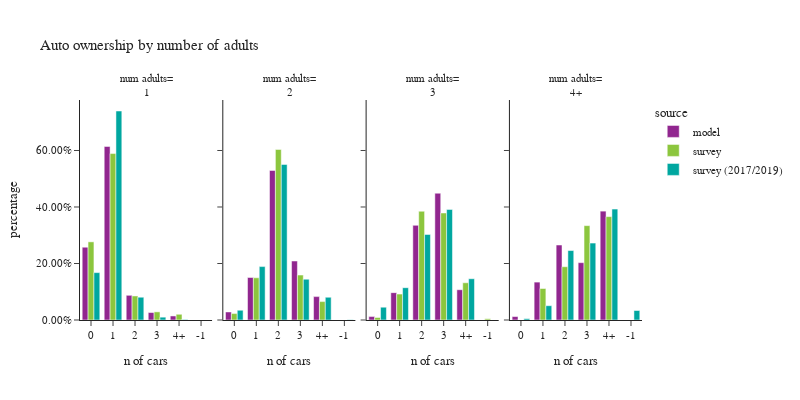

This figure's notebook cell:
### Code cell
plot_auto(hh.loc[hh['num_adults_simple']!="0"],'num_adults_simple','number of adults','num adults')

### Figure 1 — Plotly figure (JSON) as saved in the notebook; plotly's stock layout.template omitted (floating-point values rounded to 4 significant figures)
{"data": [{"alignmentgroup": "True", "customdata": [[135088], [322113], [45834], [13840], [7493]], "hovertemplate": "source=model<br>num_adults_simple=1<br>auto_ownership_simple=%{x}<br>percentage=%{y}<br>sample count=%{customdata[0]}<extra></extra>", "legendgroup": "model", "marker": {"color": "#91268F", "pattern": {"shape": ""}}, "name": "model", "offsetgroup": "model", "orientation": "v", "showlegend": true, "textposition": "auto", "type": "bar", "x": ["0", "1", "2", "3", "4+"], "xaxis": "x", "y": [0.2576, 0.6143, 0.08741, 0.02639, 0.01429], "yaxis": "y"}, {"alignmentgroup": "True", "customdata": [[24354], [128710], [452659], [178550], [70798]], "hovertemplate": "source=model<br>num_adults_simple=2<br>auto_ownership_simple=%{x}<br>percentage=%{y}<br>sample count=%{customdata[0]}<extra></extra>", "legendgroup": "model", "marker": {"color": "#91268F", "pattern": {"shape": ""}}, "name": "model", "offsetgroup": "model", "orientation": "v", "showlegend": false, "textposition": "auto", "type": "bar", "x": ["0", "1", "2", "3", "4+"], "xaxis": "x2", "y": [0.02848, 0.1505, 0.5294, 0.2088, 0.0828], "yaxis": "y2"}, {"alignmentgroup": "True", "customdata": [[2508], [20140], [69646], [93298], [22281]], "hovertemplate": "source=model<br>num_adults_simple=3<br>auto_ownership_simple=%{x}<br>percentage=%{y}<br>sample count=%{customdata[0]}<extra></extra>", "legendgroup": "model", "marker": {"color": "#91268F", "pattern": {"shape": ""}}, "name": "model", "offsetgroup": "model", "orientation": "v", "showlegend": false, "textposition": "auto", "type": "bar", "x": ["0", "1", "2", "3", "4+"], "xaxis": "x3", "y": [0.01207, 0.09689, 0.335, 0.4488, 0.1072], "yaxis": "y3"}, {"alignmentgroup": "True", "customdata": [[1811], [19963], [39495], [30203], [57345]], "hovertemplate": "source=model<br>num_adults_simple=4+<br>auto_ownership_simple=%{x}<br>percentage=%{y}<br>sample count=%{customdata[0]}<extra></extra>", "legendgroup": "model", "marker": {"color": "#91268F", "pattern": {"shape": ""}}, "name": "model", "offsetgroup": "model", "orientation": "v", "showlegend": false, "textposition": "auto", "type": "bar", "x": ["0", "1", "2", "3", "4+"], "xaxis": "x4", "y": [0.01217, 0.1341, 0.2654, 0.203, 0.3853], "yaxis": "y4"}, {"alignmentgroup": "True", "customdata": [[493], [952], [119], [24], [14]], "hovertemplate": "source=survey<br>num_adults_simple=1<br>auto_ownership_simple=%{x}<br>percentage=%{y}<br>sample count=%{customdata[0]}<extra></extra>", "legendgroup": "survey", "marker": {"color": "#8CC63E", "pattern": {"shape": ""}}, "name": "survey", "offsetgroup": "survey", "orientation": "v", "showlegend": true, "textposition": "auto", "type": "bar", "x": ["0", "1", "2", "3", "4+"], "xaxis": "x", "y": [0.2766, 0.5892, 0.08513, 0.02883, 0.02028], "yaxis": "y"}, {"alignmentgroup": "True", "customdata": [[77], [580], [823], [157], [56]], "hovertemplate": "source=survey<br>num_adults_simple=2<br>auto_ownership_simple=%{x}<br>percentage=%{y}<br>sample count=%{customdata[0]}<extra></extra>", "legendgroup": "survey", "marker": {"color": "#8CC63E", "pattern": {"shape": ""}}, "name": "survey", "offsetgroup": "survey", "orientation": "v", "showlegend": false, "textposition": "auto", "type": "bar", "x": ["0", "1", "2", "3", "4+"], "xaxis": "x2", "y": [0.02275, 0.1494, 0.6037, 0.159, 0.06511], "yaxis": "y2"}, {"alignmentgroup": "True", "customdata": [[1], [2], [35], [75], [62], [23]], "hovertemplate": "source=survey<br>num_adults_simple=3<br>auto_ownership_simple=%{x}<br>percentage=%{y}<br>sample count=%{customdata[0]}<extra></extra>", "legendgroup": "survey", "marker": {"color": "#8CC63E", "pattern": {"shape": ""}}, "name": "survey", "offsetgroup": "survey", "orientation": "v", "showlegend": false, "textposition": "auto", "type": "bar", "x": ["-1", "0", "1", "2", "3", "4+"], "xaxis": "x3", "y": [0.004068, 0.008724, 0.09163, 0.385, 0.3788, 0.1318], "yaxis": "y3"}, {"alignmentgroup": "True", "customdata": [[9], [17], [25], [25]], "hovertemplate": "source=survey<br>num_adults_simple=4+<br>auto_ownership_simple=%{x}<br>percentage=%{y}<br>sample count=%{customdata[0]}<extra></extra>", "legendgroup": "survey", "marker": {"color": "#8CC63E", "pattern": {"shape": ""}}, "name": "survey", "offsetgroup": "survey", "orientation": "v", "showlegend": false, "textposition": "auto", "type": "bar", "x": ["1", "2", "3", "4+"], "xaxis": "x4", "y": [0.1115, 0.1886, 0.334, 0.3659], "yaxis": "y4"}, {"alignmentgroup": "True", "customdata": [[781], [1653], [132], [22], [5]], "hovertemplate": "source=survey (2017/2019)<br>num_adults_simple=1<br>auto_ownership_simple=%{x}<br>percentage=%{y}<br>sample count=%{customdata[0]}<extra></extra>", "legendgroup": "survey (2017/2019)", "marker": {"color": "#00A7A0", "pattern": {"shape": ""}}, "name": "survey (2017/2019)", "offsetgroup": "survey (2017/2019)", "orientation": "v", "showlegend": true, "textposition": "auto", "type": "bar", "x": ["0", "1", "2", "3", "4+"], "xaxis": "x", "y": [0.1677, 0.7398, 0.08064, 0.01, 0.001862], "yaxis": "y"}, {"alignmentgroup": "True", "customdata": [[2], [272], [1245], [1394], [217], [90]], "hovertemplate": "source=survey (2017/2019)<br>num_adults_simple=2<br>auto_ownership_simple=%{x}<br>percentage=%{y}<br>sample count=%{customdata[0]}<extra></extra>", "legendgroup": "survey (2017/2019)", "marker": {"color": "#00A7A0", "pattern": {"shape": ""}}, "name": "survey (2017/2019)", "offsetgroup": "survey (2017/2019)", "orientation": "v", "showlegend": false, "textposition": "auto", "type": "bar", "x": ["-1", "0", "1", "2", "3", "4+"], "xaxis": "x2", "y": [0.0008792, 0.03454, 0.1891, 0.5506, 0.1444, 0.08052], "yaxis": "y2"}, {"alignmentgroup": "True", "customdata": [[20], [51], [105], [90], [27]], "hovertemplate": "source=survey (2017/2019)<br>num_adults_simple=3<br>auto_ownership_simple=%{x}<br>percentage=%{y}<br>sample count=%{customdata[0]}<extra></extra>", "legendgroup": "survey (2017/2019)", "marker": {"color": "#00A7A0", "pattern": {"shape": ""}}, "name": "survey (2017/2019)", "offsetgroup": "survey (2017/2019)", "orientation": "v", "showlegend": false, "textposition": "auto", "type": "bar", "x": ["0", "1", "2", "3", "4+"], "xaxis": "x3", "y": [0.04541, 0.1144, 0.3028, 0.3914, 0.146], "yaxis": "y3"}, {"alignmentgroup": "True", "customdata": [[1], [4], [11], [31], [18], [19]], "hovertemplate": "source=survey (2017/2019)<br>num_adults_simple=4+<br>auto_ownership_simple=%{x}<br>percentage=%{y}<br>sample count=%{customdata[0]}<extra></extra>", "legendgroup": "survey (2017/2019)", "marker": {"color": "#00A7A0", "pattern": {"shape": ""}}, "name": "survey (2017/2019)", "offsetgroup": "survey (2017/2019)", "orientation": "v", "showlegend": false, "textposition": "auto", "type": "bar", "x": ["-1", "0", "1", "2", "3", "4+"], "xaxis": "x4", "y": [0.03364, 0.004748, 0.05062, 0.2459, 0.2724, 0.3928], "yaxis": "y4"}], "layout": {"annotations": [{"font": {}, "showarrow": false, "text": "num adults=<br>1", "x": 0.1175, "xanchor": "center", "xref": "paper", "y": 1.0, "yanchor": "bottom", "yref": "paper"}, {"font": {}, "showarrow": false, "text": "num adults=<br>2", "x": 0.3725, "xanchor": "center", "xref": "paper", "y": 1.0, "yanchor": "bottom", "yref": "paper"}, {"font": {}, "showarrow": false, "text": "num adults=<br>3", "x": 0.6275, "xanchor": "center", "xref": "paper", "y": 1.0, "yanchor": "bottom", "yref": "paper"}, {"font": {}, "showarrow": false, "text": "num adults=<br>4+", "x": 0.8825, "xanchor": "center", "xref": "paper", "y": 1.0, "yanchor": "bottom", "yref": "paper"}], "barmode": "group", "font": {"size": 11}, "height": 400, "legend": {"title": {"text": "source"}, "tracegroupgap": 0}, "title": {"text": "Auto ownership by number of adults"}, "width": 800, "xaxis": {"anchor": "y", "domain": [0.0, 0.235], "title": {"text": "n of cars"}}, "xaxis2": {"anchor": "y2", "domain": [0.255, 0.49], "matches": "x", "title": {"text": "n of cars"}}, "xaxis3": {"anchor": "y3", "domain": [0.51, 0.745], "matches": "x", "title": {"text": "n of cars"}}, "xaxis4": {"anchor": "y4", "domain": [0.765, 1.0], "matches": "x", "title": {"text": "n of cars"}}, "yaxis": {"anchor": "x", "domain": [0.0, 1.0], "tickformat": ".2%", "title": {"text": "percentage"}}, "yaxis2": {"anchor": "x2", "domain": [0.0, 1.0], "matches": "y", "showticklabels": false, "tickformat": ".2%"}, "yaxis3": {"anchor": "x3", "domain": [0.0, 1.0], "matches": "y", "showticklabels": false, "tickformat": ".2%"}, "yaxis4": {"anchor": "x4", "domain": [0.0, 1.0], "matches": "y", "showticklabels": false, "tickformat": ".2%"}}}
